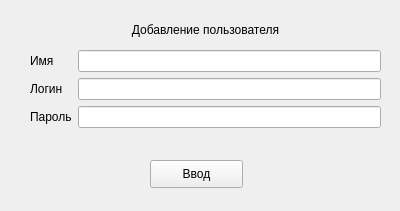
<?xml version="1.0" encoding="UTF-8"?>
<ui version="4.0">
 <class>Form</class>
 <widget class="QWidget" name="Form">
  <property name="geometry">
   <rect>
    <x>0</x>
    <y>0</y>
    <width>400</width>
    <height>211</height>
   </rect>
  </property>
  <property name="baseSize">
   <size>
    <width>0</width>
    <height>0</height>
   </size>
  </property>
  <property name="windowTitle">
   <string>Form</string>
  </property>
  <property name="autoFillBackground">
   <bool>false</bool>
  </property>
  <widget class="QWidget" name="formLayoutWidget">
   <property name="geometry">
    <rect>
     <x>30</x>
     <y>50</y>
     <width>351</width>
     <height>82</height>
    </rect>
   </property>
   <layout class="QFormLayout" name="formLayout">
    <item row="0" column="0">
     <widget class="QLabel" name="label">
      <property name="text">
       <string>Имя</string>
      </property>
     </widget>
    </item>
    <item row="0" column="1">
     <widget class="QLineEdit" name="lineEdit"/>
    </item>
    <item row="2" column="0">
     <widget class="QLabel" name="label_3">
      <property name="text">
       <string>Пароль</string>
      </property>
     </widget>
    </item>
    <item row="1" column="0">
     <widget class="QLabel" name="label_2">
      <property name="text">
       <string>Логин</string>
      </property>
     </widget>
    </item>
    <item row="1" column="1">
     <widget class="QLineEdit" name="lineEdit_2"/>
    </item>
    <item row="2" column="1">
     <widget class="QLineEdit" name="lineEdit_3"/>
    </item>
   </layout>
  </widget>
  <widget class="QPushButton" name="pushButton">
   <property name="geometry">
    <rect>
     <x>150</x>
     <y>160</y>
     <width>93</width>
     <height>28</height>
    </rect>
   </property>
   <property name="text">
    <string>Ввод</string>
   </property>
  </widget>
  <widget class="QLabel" name="label_4">
   <property name="geometry">
    <rect>
     <x>40</x>
     <y>20</y>
     <width>331</width>
     <height>20</height>
    </rect>
   </property>
   <property name="layoutDirection">
    <enum>Qt::LeftToRight</enum>
   </property>
   <property name="styleSheet">
    <string notr="true"/>
   </property>
   <property name="text">
    <string>Добавление пользователя</string>
   </property>
   <property name="alignment">
    <set>Qt::AlignCenter</set>
   </property>
  </widget>
 </widget>
 <resources/>
 <connections/>
</ui>
